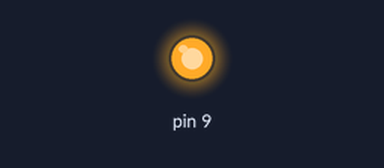
The sketch below on a simulated Arduino Uno, built with avr-gcc and run on an emulated ATmega328P. On the bench: output pins drawn as LEDs (lit = HIGH).

Above: at 0.15 s.
At 7.05 s:
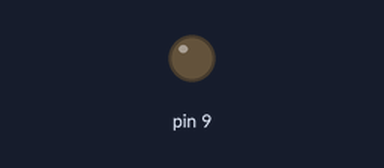
Timing chart, 0 to 7.8 s (numbered marks = the images above):
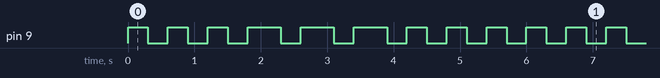

The sketch:

sos_flasher.ino
```cpp
void setup() {
  pinMode(9, OUTPUT);
}

void loop() {
 s();
 for (int i = 0; i < 3; i++) {
  digitalWrite(9, HIGH);
  delay(500);
  digitalWrite(9, LOW);
  delay(300);
 }
 s();
}

void s() {
  for (int i = 0; i < 3; i++) {
  digitalWrite(9, HIGH);
  delay(300);
  digitalWrite(9, LOW);
  delay(300);
 }
}
```

Measured:
- by itself, pin 9: repeats every 6.0 s: 2 × (LOW 0.30 s, HIGH 0.30 s), 3 × (LOW 0.30 s, HIGH 0.50 s), 4 × (LOW 0.30 s, HIGH 0.30 s)
- by itself, everything shown: repeats every 5.4 s, in 16 steps
